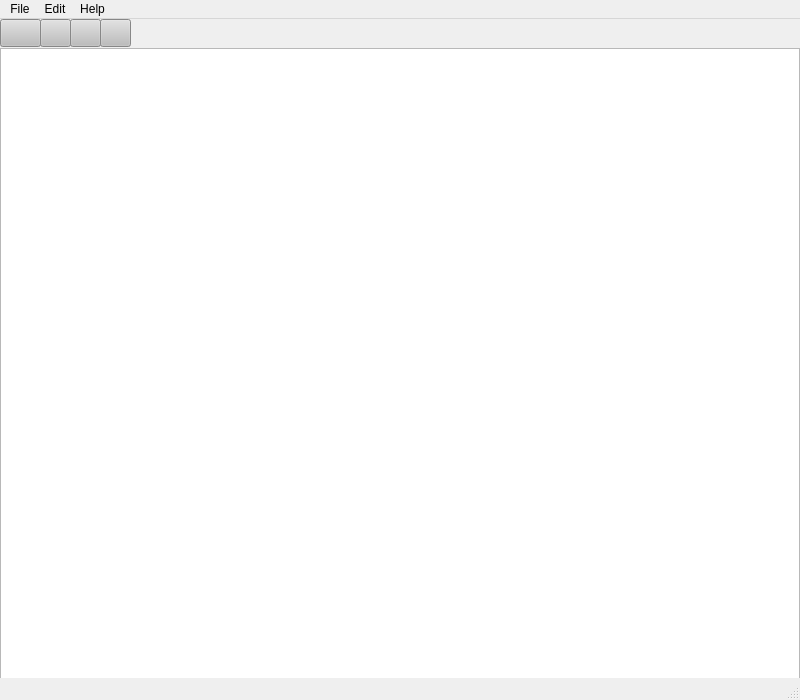
<?xml version="1.0" encoding="UTF-8"?>
<ui version="4.0">
 <class>Compiler</class>
 <widget class="QMainWindow" name="Compiler">
  <property name="geometry">
   <rect>
    <x>0</x>
    <y>0</y>
    <width>800</width>
    <height>700</height>
   </rect>
  </property>
  <property name="maximumSize">
   <size>
    <width>800</width>
    <height>700</height>
   </size>
  </property>
  <property name="windowTitle">
   <string>Compiler</string>
  </property>
  <widget class="QWidget" name="centralwidget">
   <widget class="QTextEdit" name="textEdit">
    <property name="enabled">
     <bool>true</bool>
    </property>
    <property name="geometry">
     <rect>
      <x>0</x>
      <y>29</y>
      <width>800</width>
      <height>671</height>
     </rect>
    </property>
    <property name="maximumSize">
     <size>
      <width>800</width>
      <height>700</height>
     </size>
    </property>
    <property name="mouseTracking">
     <bool>false</bool>
    </property>
    <property name="autoFillBackground">
     <bool>false</bool>
    </property>
    <property name="styleSheet">
     <string notr="true">color: rgb(85, 170, 127);</string>
    </property>
   </widget>
   <widget class="QPushButton" name="pushButton">
    <property name="geometry">
     <rect>
      <x>0</x>
      <y>0</y>
      <width>41</width>
      <height>28</height>
     </rect>
    </property>
    <property name="styleSheet">
     <string notr="true">background-color: rgb(189, 189, 189);</string>
    </property>
    <property name="text">
     <string/>
    </property>
    <property name="icon">
     <iconset>
      <normaloff>../Images/new.png</normaloff>../Images/new.png</iconset>
    </property>
   </widget>
   <widget class="QPushButton" name="pushButton_2">
    <property name="geometry">
     <rect>
      <x>40</x>
      <y>0</y>
      <width>31</width>
      <height>28</height>
     </rect>
    </property>
    <property name="styleSheet">
     <string notr="true">background-color: rgb(189, 189, 189);</string>
    </property>
    <property name="text">
     <string/>
    </property>
    <property name="icon">
     <iconset>
      <normaloff>../Images/open.ico</normaloff>../Images/open.ico</iconset>
    </property>
   </widget>
   <widget class="QPushButton" name="pushButton_3">
    <property name="geometry">
     <rect>
      <x>70</x>
      <y>0</y>
      <width>31</width>
      <height>28</height>
     </rect>
    </property>
    <property name="styleSheet">
     <string notr="true">background-color: rgb(189, 189, 189);</string>
    </property>
    <property name="text">
     <string/>
    </property>
    <property name="icon">
     <iconset>
      <normaloff>../Images/save.png</normaloff>../Images/save.png</iconset>
    </property>
   </widget>
   <widget class="QPushButton" name="pushButton_4">
    <property name="geometry">
     <rect>
      <x>100</x>
      <y>0</y>
      <width>31</width>
      <height>28</height>
     </rect>
    </property>
    <property name="styleSheet">
     <string notr="true">background-color: rgb(189, 189, 189);</string>
    </property>
    <property name="text">
     <string/>
    </property>
    <property name="icon">
     <iconset>
      <normaloff>../Images/compile.png</normaloff>../Images/compile.png</iconset>
    </property>
   </widget>
  </widget>
  <widget class="QMenuBar" name="menubar">
   <property name="geometry">
    <rect>
     <x>0</x>
     <y>0</y>
     <width>800</width>
     <height>26</height>
    </rect>
   </property>
   <widget class="QMenu" name="menuNew">
    <property name="title">
     <string>File</string>
    </property>
    <addaction name="actionNew"/>
    <addaction name="actionOpen"/>
    <addaction name="actionSave"/>
    <addaction name="actionCompile"/>
    <addaction name="separator"/>
    <addaction name="actionExit"/>
   </widget>
   <widget class="QMenu" name="menuEdit">
    <property name="title">
     <string>Edit</string>
    </property>
    <addaction name="actionCopy"/>
    <addaction name="actionCut"/>
    <addaction name="actionPaste"/>
    <addaction name="separator"/>
    <addaction name="actionUndo"/>
    <addaction name="actionRedo"/>
   </widget>
   <widget class="QMenu" name="menuHelp">
    <property name="title">
     <string>Help</string>
    </property>
    <addaction name="actionAbout"/>
   </widget>
   <addaction name="menuNew"/>
   <addaction name="menuEdit"/>
   <addaction name="menuHelp"/>
  </widget>
  <widget class="QStatusBar" name="statusbar"/>
  <action name="actionNew">
   <property name="enabled">
    <bool>true</bool>
   </property>
   <property name="icon">
    <iconset>
     <normaloff>../Images/new.png</normaloff>../Images/new.png</iconset>
   </property>
   <property name="text">
    <string>New</string>
   </property>
   <property name="shortcut">
    <string>Ctrl+N</string>
   </property>
   <property name="shortcutContext">
    <enum>Qt::WindowShortcut</enum>
   </property>
   <property name="visible">
    <bool>true</bool>
   </property>
  </action>
  <action name="actionOpen">
   <property name="icon">
    <iconset>
     <normaloff>../Images/open.ico</normaloff>../Images/open.ico</iconset>
   </property>
   <property name="text">
    <string>Open</string>
   </property>
   <property name="shortcut">
    <string>Ctrl+O</string>
   </property>
  </action>
  <action name="actionSave">
   <property name="icon">
    <iconset>
     <normaloff>../Images/save.png</normaloff>../Images/save.png</iconset>
   </property>
   <property name="text">
    <string>Save</string>
   </property>
   <property name="shortcut">
    <string>Ctrl+S</string>
   </property>
  </action>
  <action name="actionExit">
   <property name="icon">
    <iconset>
     <normaloff>../Images/exit.png</normaloff>../Images/exit.png</iconset>
   </property>
   <property name="text">
    <string>Exit</string>
   </property>
   <property name="shortcut">
    <string>Esc</string>
   </property>
  </action>
  <action name="actionCopy">
   <property name="icon">
    <iconset>
     <normaloff>../Images/copy.png</normaloff>../Images/copy.png</iconset>
   </property>
   <property name="text">
    <string>Copy</string>
   </property>
   <property name="shortcut">
    <string>Ctrl+C</string>
   </property>
  </action>
  <action name="actionCut">
   <property name="icon">
    <iconset>
     <normaloff>../Images/Cut-512.png</normaloff>../Images/Cut-512.png</iconset>
   </property>
   <property name="text">
    <string>Cut</string>
   </property>
   <property name="shortcut">
    <string>Ctrl+X</string>
   </property>
  </action>
  <action name="actionPaste">
   <property name="icon">
    <iconset>
     <normaloff>../Images/paste.png</normaloff>../Images/paste.png</iconset>
   </property>
   <property name="text">
    <string>Paste</string>
   </property>
   <property name="shortcut">
    <string>Ctrl+P</string>
   </property>
  </action>
  <action name="actionUndo">
   <property name="icon">
    <iconset>
     <normaloff>../Images/Undo.png</normaloff>../Images/Undo.png</iconset>
   </property>
   <property name="text">
    <string>Undo</string>
   </property>
   <property name="shortcut">
    <string>Ctrl+Z</string>
   </property>
  </action>
  <action name="actionRedo">
   <property name="icon">
    <iconset>
     <normaloff>../Images/redo.png</normaloff>../Images/redo.png</iconset>
   </property>
   <property name="text">
    <string>Redo</string>
   </property>
   <property name="shortcut">
    <string>Ctrl+Y</string>
   </property>
  </action>
  <action name="actionBold">
   <property name="icon">
    <iconset>
     <normaloff>../Images/bold.png</normaloff>../Images/bold.png</iconset>
   </property>
   <property name="text">
    <string>Bold</string>
   </property>
   <property name="shortcut">
    <string>Ctrl+B</string>
   </property>
  </action>
  <action name="actionItalic">
   <property name="icon">
    <iconset>
     <normaloff>../Images/italic.png</normaloff>../Images/italic.png</iconset>
   </property>
   <property name="text">
    <string>Italic</string>
   </property>
   <property name="shortcut">
    <string>Ctrl+I</string>
   </property>
  </action>
  <action name="actionUndeline">
   <property name="icon">
    <iconset>
     <normaloff>../Images/underline.png</normaloff>../Images/underline.png</iconset>
   </property>
   <property name="text">
    <string>Undeline</string>
   </property>
   <property name="shortcut">
    <string>Ctrl+U</string>
   </property>
  </action>
  <action name="actionCenter">
   <property name="icon">
    <iconset>
     <normaloff>../Images/left.png</normaloff>../Images/left.png</iconset>
   </property>
   <property name="text">
    <string>Left</string>
   </property>
   <property name="shortcut">
    <string>Ctrl+Shift+L</string>
   </property>
  </action>
  <action name="actionCenter_2">
   <property name="icon">
    <iconset>
     <normaloff>../Images/center.png</normaloff>../Images/center.png</iconset>
   </property>
   <property name="text">
    <string>Center</string>
   </property>
   <property name="shortcut">
    <string>Ctrl+Shift+C</string>
   </property>
  </action>
  <action name="actionRight">
   <property name="icon">
    <iconset>
     <normaloff>../Images/right.png</normaloff>../Images/right.png</iconset>
   </property>
   <property name="text">
    <string>Right</string>
   </property>
   <property name="shortcut">
    <string>Ctrl+Shift+R</string>
   </property>
  </action>
  <action name="actionJustify">
   <property name="icon">
    <iconset>
     <normaloff>../Images/justify.png</normaloff>../Images/justify.png</iconset>
   </property>
   <property name="text">
    <string>Justify</string>
   </property>
   <property name="shortcut">
    <string>Ctrl+Shift+J</string>
   </property>
  </action>
  <action name="actionAbout">
   <property name="icon">
    <iconset>
     <normaloff>../Images/help.png</normaloff>../Images/help.png</iconset>
   </property>
   <property name="text">
    <string>About</string>
   </property>
   <property name="shortcut">
    <string>F1</string>
   </property>
  </action>
  <action name="actionCompile">
   <property name="icon">
    <iconset>
     <normaloff>../Images/compile.png</normaloff>../Images/compile.png</iconset>
   </property>
   <property name="text">
    <string>Compile</string>
   </property>
   <property name="shortcut">
    <string>F5</string>
   </property>
  </action>
 </widget>
 <resources/>
 <connections/>
</ui>
